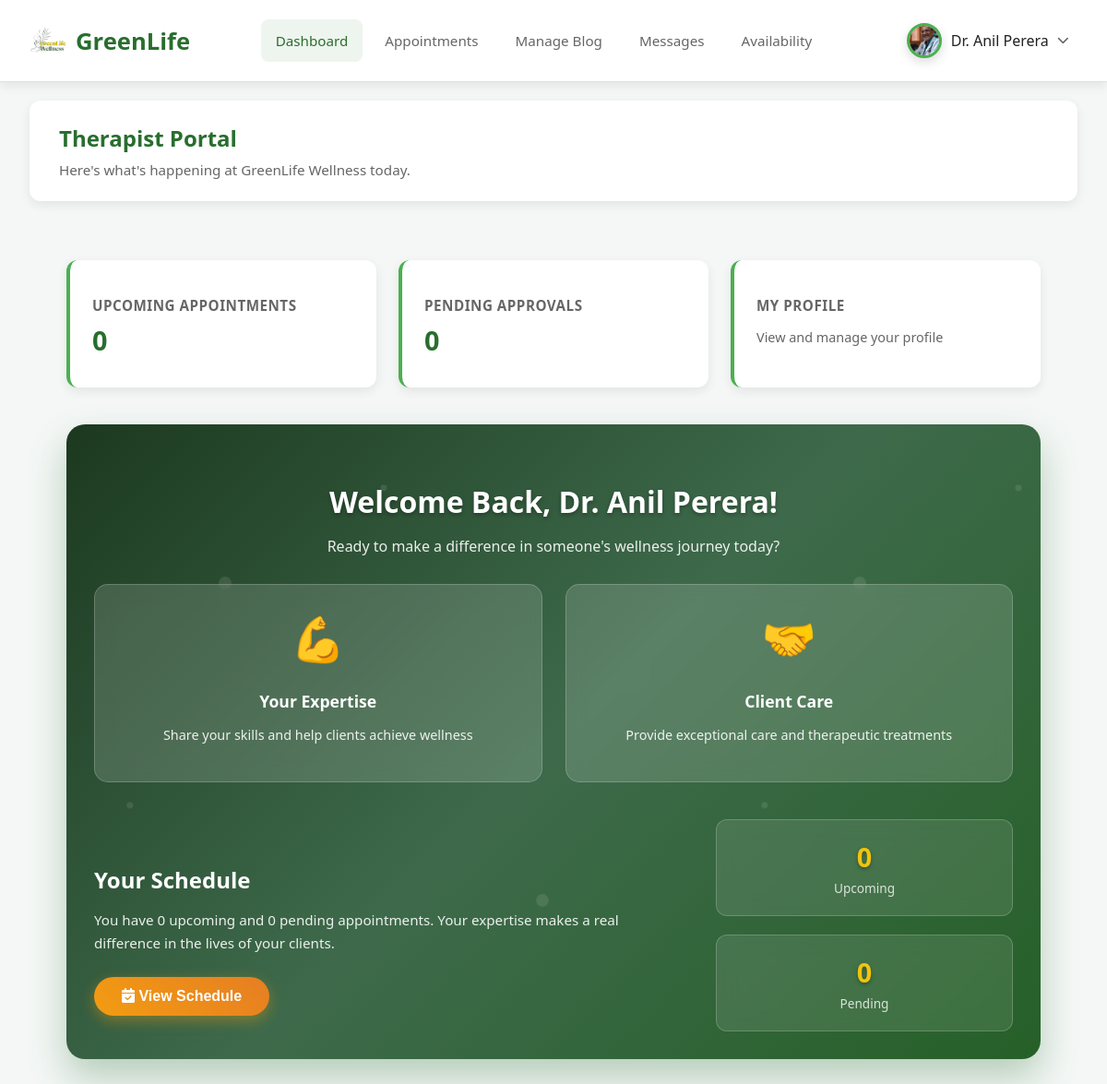
Page /pages/dashboard/therapist.php (signed in) on the committed database.
### tables this page shows
CREATE TABLE `therapists` (
  `therapist_id` int(11) NOT NULL,
  `name` varchar(100) NOT NULL,
  `email` varchar(100) NOT NULL,
  `password` varchar(255) NOT NULL,
  `qualification` varchar(255) DEFAULT NULL,
  `speciality` varchar(255) DEFAULT NULL,
  `experience` varchar(255) DEFAULT NULL,
  `profile_pic` varchar(255) DEFAULT NULL,
  `created_at` timestamp NOT NULL DEFAULT current_timestamp(),
  `username` varchar(100) NOT NULL
);

### pages/dashboard/therapist.php (the view, shortened to what this page needs)
<?php
include '../../includes/db.php';
$user_id = $_SESSION['user_id'];
$stmt = $conn->prepare("SELECT * FROM therapists WHERE therapist_id = ?");
$stmt->bind_param("i", $user_id);
$stmt->execute();
$result = $stmt->get_result();
$therapist = $result->fetch_assoc();
$upcoming_stmt = $conn->prepare("
    SELECT a.*, s.name as service_name, u.first_name as client_first, u.last_name as client_last
    FROM appointments a
    JOIN services s ON a.service_id = s.service_id
    JOIN users u ON a.client_email = u.email
    WHERE a.therapist_id = ? AND a.appointment_date >= ? AND a.status IN ('confirmed')
    ORDER BY a.appointment_date, a.appointment_time
");
$today = date('Y-m-d');
$upcoming_stmt->bind_param("is", $user_id, $today);
$upcoming_stmt->execute();
$upcoming_appointments = $upcoming_stmt->get_result();
$pending_stmt = $conn->prepare("
    SELECT a.*, s.name as service_name, u.first_name as client_first, u.last_name as client_last
    FROM appointments a
    JOIN services s ON a.service_id = s.service_id
    JOIN users u ON a.client_email = u.email
    WHERE a.therapist_id = ? AND a.status = 'pending'
    ORDER BY a.appointment_date, a.appointment_time
");
$pending_stmt->bind_param("i", $user_id);
$pending_stmt->execute();
$pending_appointments = $pending_stmt->get_result();
?>
<!DOCTYPE html>
<html lang="en">
<head>
    <link rel="stylesheet" href="../../assets/css/dashboard-modern.css">
    <link rel="stylesheet" href="https://cdnjs.cloudflare.com/ajax/libs/font-awesome/6.0.0/css/all.min.css">
</head>
<body>
<header class="dashboard-header">
    <div class="header-left">
        <div class="header-logo">
            <a href="../../index.php">
                <img src="../../assets/images/logo.png" alt="GreenLife Logo">
                <h2>GreenLife</h2>
            </a>
        </div>
    </div>
    <nav class="header-nav">
            <ul>
            <li><a href="#dashboard" class="nav-link active" onclick="showSection(event, 'dashboard')">Dashboard</a></li>
            <li><a href="#appointments" class="nav-link" onclick="showSection(event, 'appointments')">Appointments</a></li>
            <li><a href="#manage-blog" class="nav-link" onclick="showSection(event, 'manage-blog')">Manage Blog</a></li>
            <li><a href="#messages" class="nav-link" onclick="showSection(event, 'messages')">Messages</a></li>
            <li><a href="#availability" class="nav-link" onclick="showSection(event, 'availability')">Availability</a></li>
            </ul>
        </nav>
    <div class="header-right">
        <div class="dropdown">
            <div class="user-profile dropdown-toggle">
                <?php if (!empty($therapist['profile_pic'])): ?>
                    <img src="../../assets/images/profiles/<?php echo htmlspecialchars($therapist['profile_pic']); ?>" alt="Profile Picture" class="profile-pic">
                <?php else: ?>
                    <div class="profile-pic-placeholder"><i class="fas fa-user"></i></div>
                <?php endif; ?>
                <span><?php echo htmlspecialchars($therapist['name']); ?></span>
                <i class="fas fa-chevron-down"></i>
            </div>
        </div>
    </div>
</header>
<div class="dashboard-container">
    <main class="main-content">
        <div class="welcome-section">
            <div class="welcome-message">
                <h1>Therapist Portal</h1>
                <p>Here's what's happening at GreenLife Wellness today.</p>
            </div>
        </div>
        <section id="dashboard" class="content-section active">
            <div class="dashboard-cards">
                <div class="card" onclick="showSection('appointments')" style="cursor: pointer;">
                    <h3>Upcoming Appointments</h3>
                    <div class="card-value"><?php echo $upcoming_appointments->num_rows; ?></div>
                </div>
                <div class="card" onclick="showSection('appointments')" style="cursor: pointer;">
                    <h3>Pending Approvals</h3>
                    <div class="card-value"><?php echo $pending_appointments->num_rows; ?></div>
                </div>
                <div class="card" onclick="showSection('profile')" style="cursor: pointer;">
                    <h3>My Profile</h3>
                    <p>View and manage your profile</p>
                </div>
            </div>
            <div class="wellness-showcase">
                <div class="showcase-header">
                    <h3>Welcome Back, <?php echo htmlspecialchars($therapist['name']); ?>!</h3>
                    <p>Ready to make a difference in someone's wellness journey today?</p>
                </div>
                <div class="services-highlight">
                    <div class="service-item">
                        <div class="service-icon">💪</div>
                        <h4>Your Expertise</h4>
                        <p>Share your skills and help clients achieve wellness</p>
                    </div>
                    <div class="service-item">
                        <div class="service-icon">🤝</div>
                        <h4>Client Care</h4>
                        <p>Provide exceptional care and therapeutic treatments</p>
                    </div>
                </div>
                <div class="cta-section">
                    <div class="cta-content">
                        <h4>Your Schedule</h4>
                        <p>You have <?php echo $upcoming_appointments->num_rows; ?> upcoming and <?php echo $pending_appointments->num_rows; ?> pending appointments. Your expertise makes a real difference in the lives of your clients.</p>
                        <button class="btn btn-primary" onclick="showSection('appointments')">
                            <i class="fas fa-calendar-check"></i>
                            View Schedule
                        </button>
                    </div>
                    <div class="cta-stats">
                        <div class="stat">
                            <span class="stat-number"><?php echo $upcoming_appointments->num_rows; ?></span>
                            <span class="stat-label">Upcoming</span>
                        </div>
                        <div class="stat">
                            <span class="stat-number"><?php echo $pending_appointments->num_rows; ?></span>
                            <span class="stat-label">Pending</span>
                        </div>
                    </div>
                </div>
        </div>
        </section>
    </main>
</div>
</body>
</html>

### rows in the picture
therapists: profile_pic (picture), name "Dr. Anil Perera"

### other values in the picture
$upcoming_appointments->num_rows "0"
$pending_appointments->num_rows "0"
